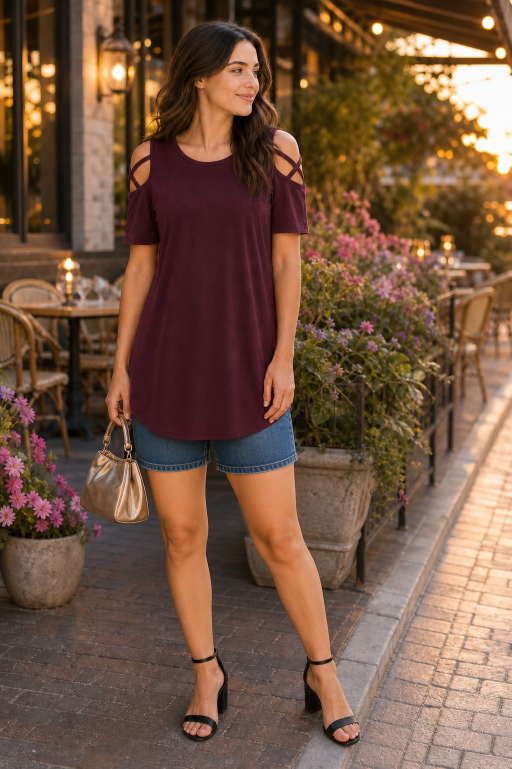
#> input picture assets/gen/gen-scene-wine-bistro-denim-shorts-v9.png, 1023 x 1537 px (shown at 1/2 size)
$ python build-denim-shorts-revision-contact-sheet-09.py
#> lines starting #> are read from the running program, lines starting #| are printed output that depends on the picture
from pathlib import Path

from PIL import Image, ImageDraw, ImageFont


ROOT = Path(__file__).resolve().parents[1]
FILES = [
    ROOT / "assets/gen/gen-scene-wine-bistro-denim-shorts-v9.png",
    ROOT / "assets/gen/gen-scene-red-shopping-denim-shorts-v9.png",
    ROOT / "assets/gen/gen-scene-whitefloral-garden-denim-shorts-v9.png",
]
OUT = ROOT / "assets/gen/denim-shorts-revision-contact-sheet-09.jpg"

cols, rows = 3, 1
cell_w, cell_h, label_h = 460, 560, 48
sheet = Image.new("RGB", (cell_w * cols, (cell_h + label_h) * rows), "#f7f7f5")
draw = ImageDraw.Draw(sheet)
font = ImageFont.load_default(size=14)

for index, path in enumerate(FILES):
    image = Image.open(path).convert("RGB")
#> image is the input picture: PIL image 1023x1537 RGB; mean R, G, B 115.5, 85.2, 65.9
    image.thumbnail((cell_w - 16, cell_h - 16), Image.Resampling.LANCZOS)
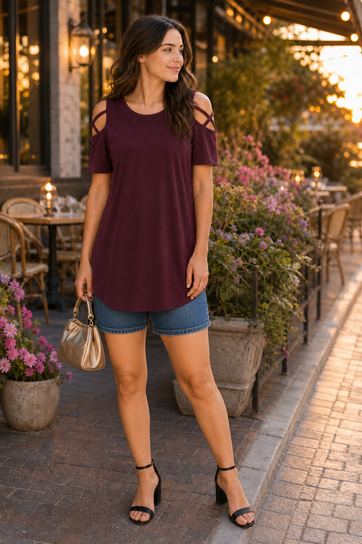
#> image: PIL image 362x544 RGB; mean R, G, B 115.5, 85.2, 65.9
    x = index * cell_w
    sheet.paste(image, (x + (cell_w - image.width) // 2, (cell_h - image.height) // 2))
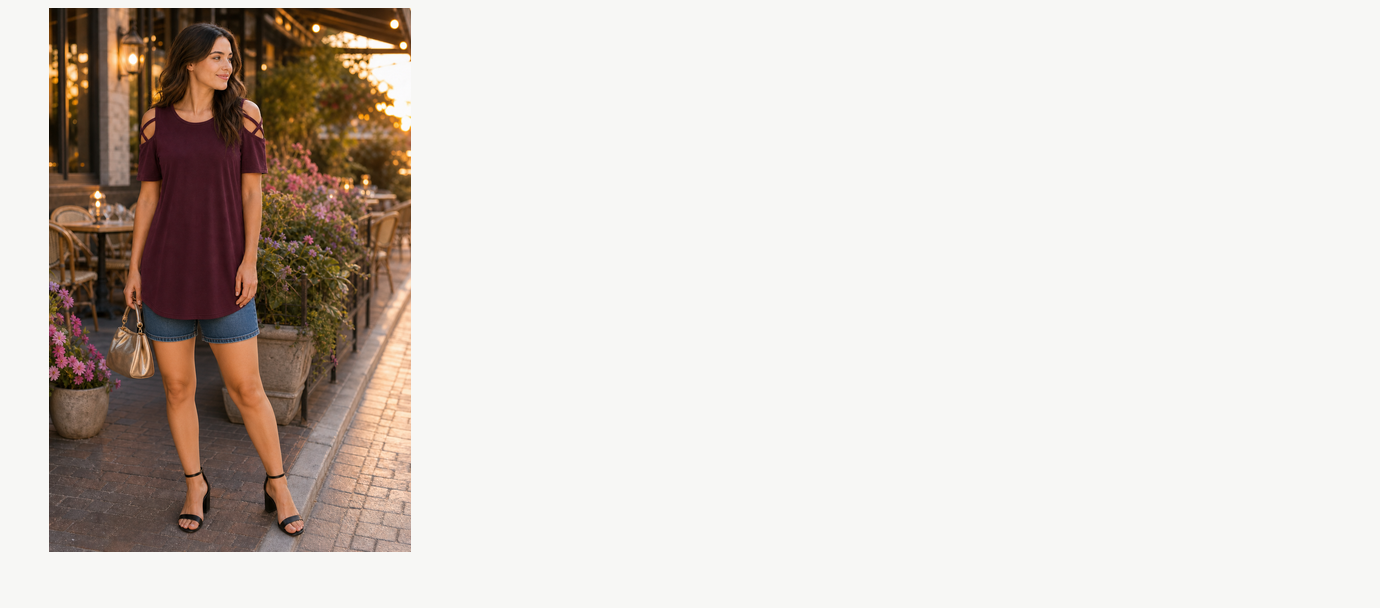
#> sheet: PIL image 1380x608 RGB; mean R, G, B 216.1, 209, 203
    draw.rectangle((x, 0, x + cell_w - 1, cell_h + label_h - 1), outline="#c5c5c0", width=2)
    draw.text((x + 10, cell_h + 14), path.stem, fill="#343434", font=font)
#> pass 2 of the loop `for index, path in enumerate(FILES):`:
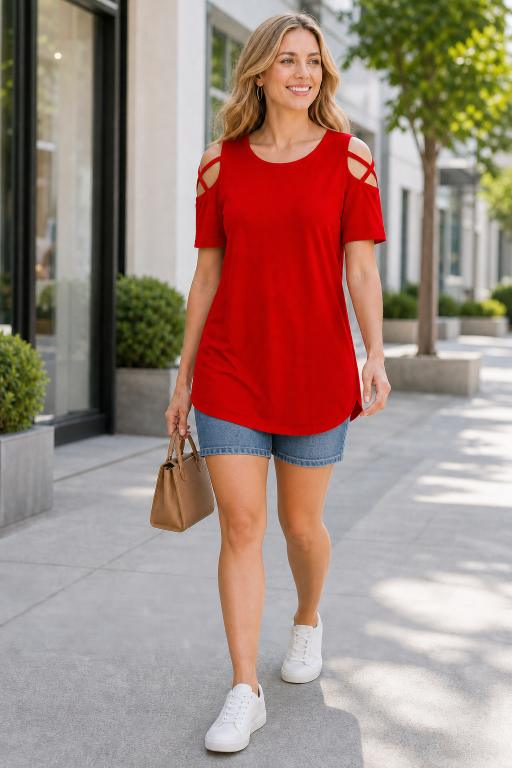
#> input picture assets/gen/gen-scene-red-shopping-denim-shorts-v9.png, 1024 x 1536 px (shown at 1/2 size)
#> image is the input picture: PIL image 1024x1536 RGB; mean R, G, B 160.7, 134.8, 125.2
#> `image.thumbnail((cell_w - 16, cell_h - 16), Image.Resampling.LANCZOS)`:
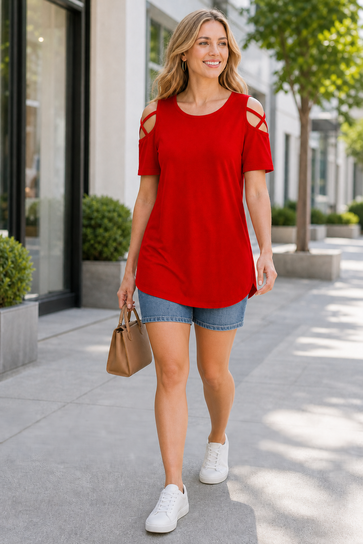
#> image: PIL image 363x544 RGB; mean R, G, B 160.7, 134.8, 125.2
#> `sheet.paste(image, (x + (cell_w - image.width) // 2, (cell_h - image.h..`:
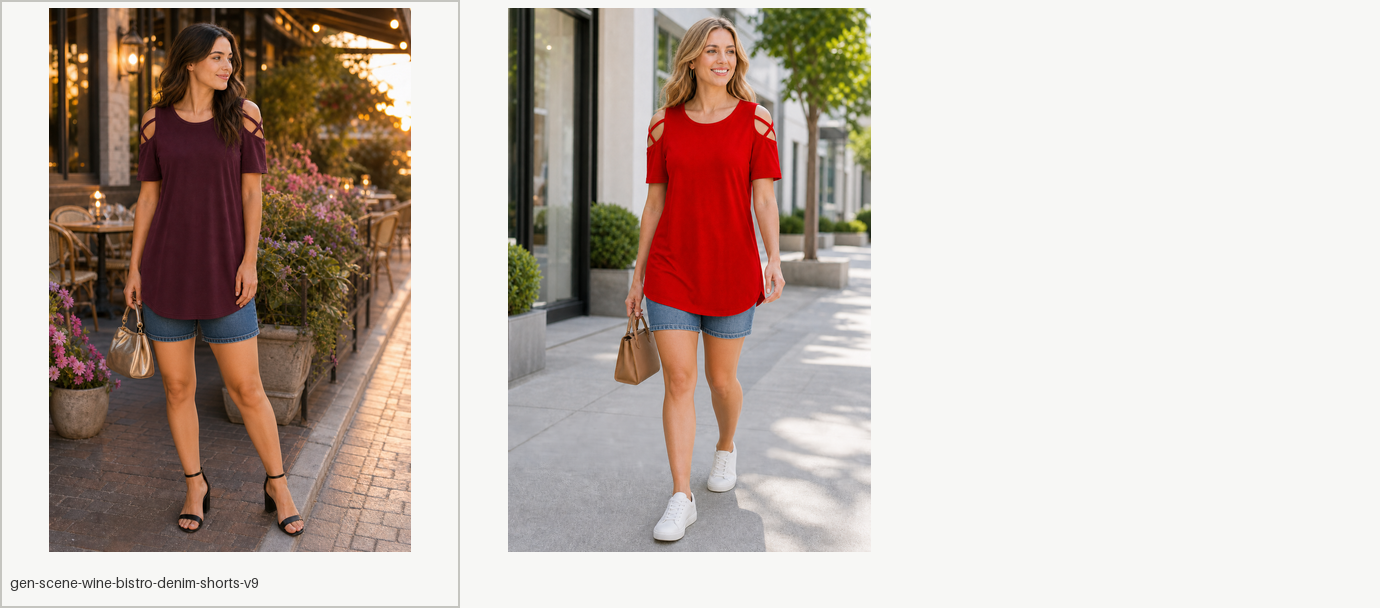
#> sheet: PIL image 1380x608 RGB; mean R, G, B 195.4, 182.2, 174.3
#> pass 3 of the loop `for index, path in enumerate(FILES):`:
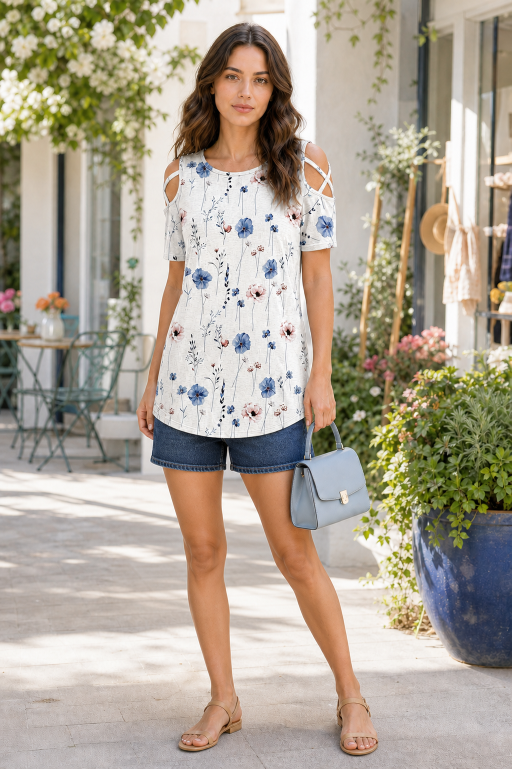
#> input picture assets/gen/gen-scene-whitefloral-garden-denim-shorts-v9.png, 1023 x 1537 px (shown at 1/2 size)
#> image is the input picture: PIL image 1023x1537 RGB; mean R, G, B 173.9, 164, 148.8
#> `image.thumbnail((cell_w - 16, cell_h - 16), Image.Resampling.LANCZOS)`:
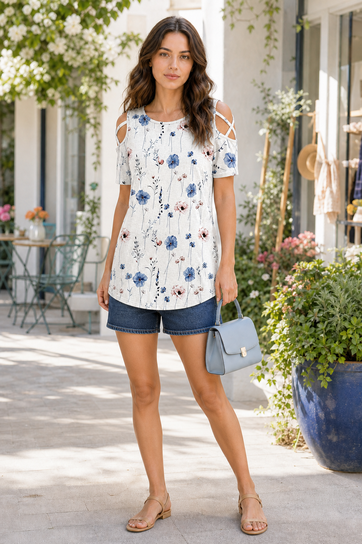
#> image: PIL image 362x544 RGB; mean R, G, B 173.9, 164, 148.8
#> `sheet.paste(image, (x + (cell_w - image.width) // 2, (cell_h - image.h..`:
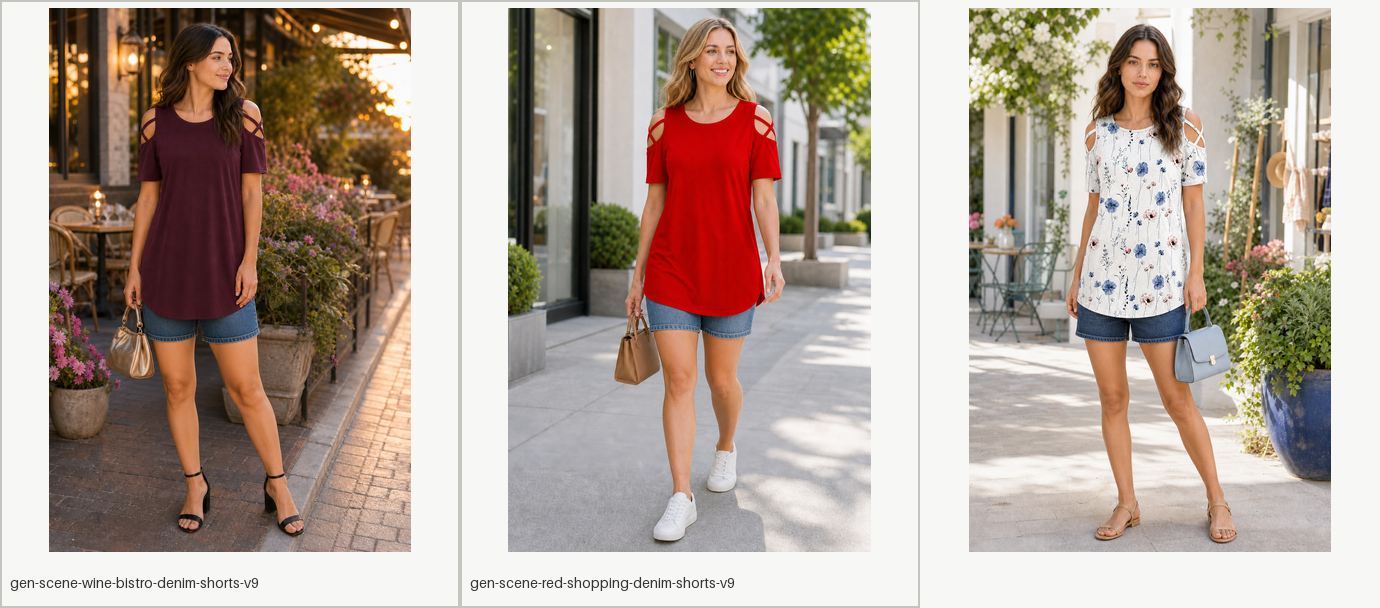
#> sheet: PIL image 1380x608 RGB; mean R, G, B 177.8, 162.3, 151.3

sheet.save(OUT, quality=92)
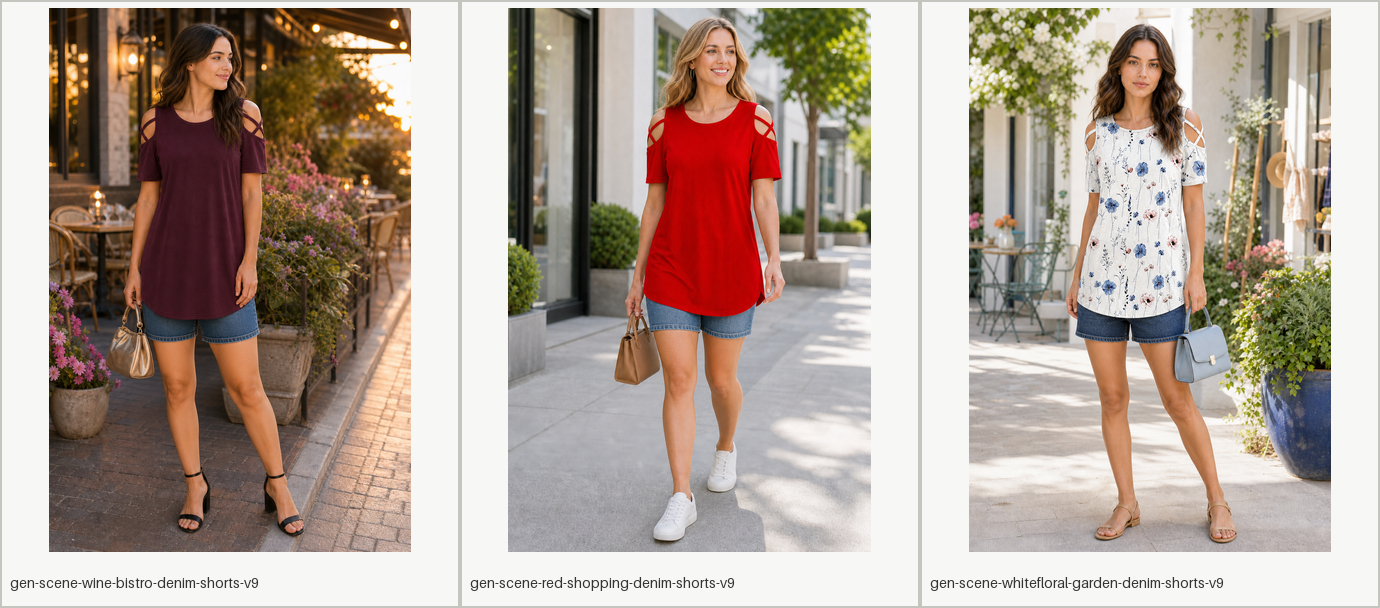
#> saved as denim-shorts-revision-contact-sheet-09.jpg: PIL image 1380x608 RGB; mean R, G, B 177.4, 161.8, 150.8
print(OUT)
